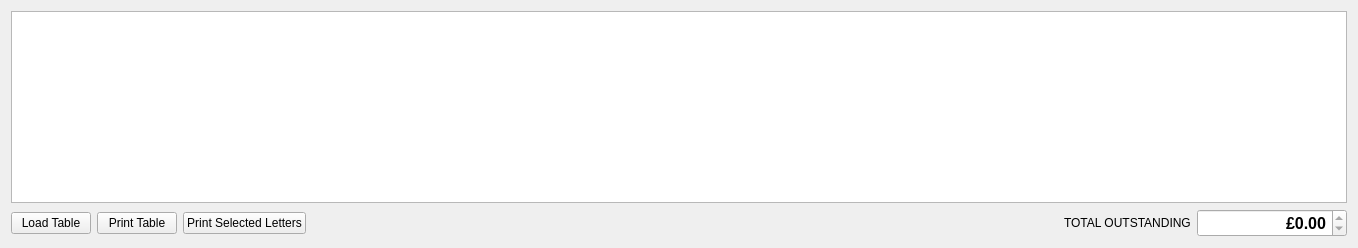
          <widget class="QWidget" name="tab_14">
           <attribute name="title">
            <string>Accounts</string>
           </attribute>
           <layout class="QGridLayout" name="gridLayout_9">
            <item row="0" column="0" colspan="6">
             <widget class="QTableWidget" name="accounts_tableWidget">
              <property name="font">
               <font>
                <pointsize>9</pointsize>
               </font>
              </property>
              <property name="alternatingRowColors">
               <bool>true</bool>
              </property>
              <property name="selectionBehavior">
               <enum>QAbstractItemView::SelectRows</enum>
              </property>
              <property name="sortingEnabled">
               <bool>false</bool>
              </property>
             </widget>
            </item>
            <item row="1" column="0">
             <widget class="QPushButton" name="loadAccountsTable_pushButton">
              <property name="text">
               <string>Load Table</string>
              </property>
              <property name="icon">
               <iconset resource="../resources/resources.qrc">
                <normaloff>:/button_ok.png</normaloff>:/button_ok.png</iconset>
              </property>
             </widget>
            </item>
            <item row="1" column="2">
             <widget class="QPushButton" name="printSelectedAccounts_pushButton">
              <property name="text">
               <string>Print Selected Letters</string>
              </property>
              <property name="icon">
               <iconset resource="../resources/resources.qrc">
                <normaloff>:/ps.png</normaloff>:/ps.png</iconset>
              </property>
             </widget>
            </item>
            <item row="1" column="3">
             <spacer name="horizontalSpacer_4">
              <property name="orientation">
               <enum>Qt::Horizontal</enum>
              </property>
              <property name="sizeHint" stdset="0">
               <size>
                <width>746</width>
                <height>20</height>
               </size>
              </property>
             </spacer>
            </item>
            <item row="1" column="4">
             <widget class="QLabel" name="label_43">
              <property name="text">
               <string>TOTAL OUTSTANDING</string>
              </property>
             </widget>
            </item>
            <item row="1" column="5">
             <widget class="QDoubleSpinBox" name="accountsTotal_doubleSpinBox">
              <property name="enabled">
               <bool>true</bool>
              </property>
              <property name="minimumSize">
               <size>
                <width>150</width>
                <height>0</height>
               </size>
              </property>
              <property name="font">
               <font>
                <pointsize>12</pointsize>
                <weight>75</weight>
                <bold>true</bold>
               </font>
              </property>
              <property name="alignment">
               <set>Qt::AlignRight|Qt::AlignTrailing|Qt::AlignVCenter</set>
              </property>
              <property name="readOnly">
               <bool>true</bool>
              </property>
              <property name="prefix">
               <string>£</string>
              </property>
              <property name="maximum">
               <double>1000000.000000000000000</double>
              </property>
             </widget>
            </item>
            <item row="1" column="1">
             <widget class="QPushButton" name="printAccountsTable_pushButton">
              <property name="text">
               <string>Print Table</string>
              </property>
              <property name="icon">
               <iconset resource="../resources/resources.qrc">
                <normaloff>:/ps.png</normaloff>:/ps.png</iconset>
              </property>
             </widget>
            </item>
           </layout>
          </widget>
